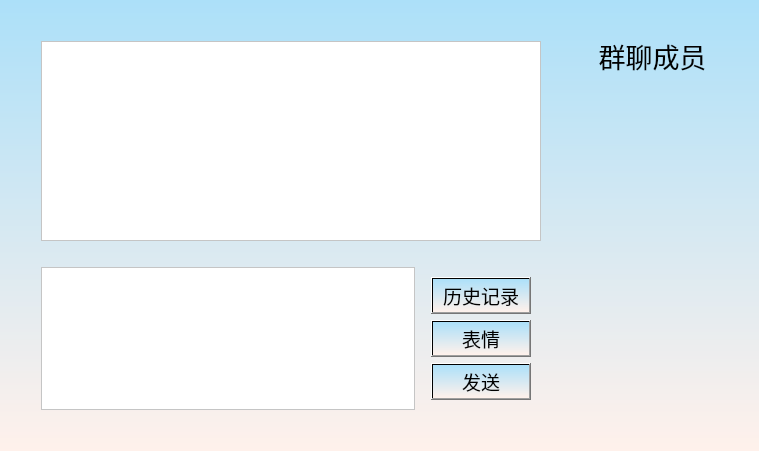
<?xml version="1.0" encoding="UTF-8"?>
<ui version="4.0">
 <class>MYDialog</class>
 <widget class="QDialog" name="MYDialog">
  <property name="geometry">
   <rect>
    <x>0</x>
    <y>0</y>
    <width>759</width>
    <height>435</height>
   </rect>
  </property>
  <property name="windowTitle">
   <string>聊天</string>
  </property>
  <property name="styleSheet">
   <string notr="true">background:QLinearGradient(spread:pad,x1:0,y1:0,x2:0,y2:1,stop:0 #ace0f9,stop:1 #fff1eb)</string>
  </property>
  <layout class="QGridLayout" name="gridLayout">
   <item row="0" column="0">
    <layout class="QHBoxLayout" name="horizontalLayout">
     <property name="leftMargin">
      <number>10</number>
     </property>
     <property name="topMargin">
      <number>10</number>
     </property>
     <property name="rightMargin">
      <number>10</number>
     </property>
     <property name="bottomMargin">
      <number>10</number>
     </property>
     <item>
      <layout class="QVBoxLayout" name="verticalLayout_2">
       <property name="leftMargin">
        <number>10</number>
       </property>
       <property name="topMargin">
        <number>10</number>
       </property>
       <property name="rightMargin">
        <number>10</number>
       </property>
       <property name="bottomMargin">
        <number>10</number>
       </property>
       <item>
        <layout class="QHBoxLayout" name="horizontalLayout_5">
         <property name="leftMargin">
          <number>10</number>
         </property>
         <property name="topMargin">
          <number>10</number>
         </property>
         <property name="rightMargin">
          <number>10</number>
         </property>
         <property name="bottomMargin">
          <number>10</number>
         </property>
         <item>
          <widget class="QTextBrowser" name="textBrowser">
           <property name="minimumSize">
            <size>
             <width>500</width>
             <height>200</height>
            </size>
           </property>
           <property name="font">
            <font>
             <family>Agency FB</family>
             <pointsize>16</pointsize>
            </font>
           </property>
           <property name="styleSheet">
            <string notr="true">background-color: rgb(255, 255, 255);</string>
           </property>
          </widget>
         </item>
        </layout>
       </item>
       <item>
        <layout class="QHBoxLayout" name="horizontalLayout_4" stretch="0,0">
         <property name="leftMargin">
          <number>10</number>
         </property>
         <property name="topMargin">
          <number>10</number>
         </property>
         <property name="rightMargin">
          <number>10</number>
         </property>
         <property name="bottomMargin">
          <number>10</number>
         </property>
         <item>
          <widget class="QPlainTextEdit" name="plainTextEdit">
           <property name="minimumSize">
            <size>
             <width>0</width>
             <height>90</height>
            </size>
           </property>
           <property name="font">
            <font>
             <family>Agency FB</family>
             <pointsize>16</pointsize>
            </font>
           </property>
           <property name="styleSheet">
            <string notr="true">background-color: rgb(255, 255, 255);</string>
           </property>
          </widget>
         </item>
         <item>
          <layout class="QVBoxLayout" name="verticalLayout_3">
           <property name="leftMargin">
            <number>10</number>
           </property>
           <property name="topMargin">
            <number>10</number>
           </property>
           <property name="rightMargin">
            <number>10</number>
           </property>
           <property name="bottomMargin">
            <number>10</number>
           </property>
           <item>
            <widget class="QPushButton" name="pushButtonHistory">
             <property name="minimumSize">
              <size>
               <width>100</width>
               <height>0</height>
              </size>
             </property>
             <property name="font">
              <font>
               <family>Agency FB</family>
               <pointsize>14</pointsize>
              </font>
             </property>
             <property name="cursor">
              <cursorShape>PointingHandCursor</cursorShape>
             </property>
             <property name="text">
              <string>历史记录</string>
             </property>
             <property name="autoDefault">
              <bool>false</bool>
             </property>
            </widget>
           </item>
           <item>
            <widget class="QPushButton" name="pushButton">
             <property name="minimumSize">
              <size>
               <width>100</width>
               <height>0</height>
              </size>
             </property>
             <property name="font">
              <font>
               <family>Agency FB</family>
               <pointsize>14</pointsize>
              </font>
             </property>
             <property name="cursor">
              <cursorShape>PointingHandCursor</cursorShape>
             </property>
             <property name="text">
              <string>表情</string>
             </property>
            </widget>
           </item>
           <item>
            <widget class="QPushButton" name="pushButtonSend">
             <property name="minimumSize">
              <size>
               <width>100</width>
               <height>0</height>
              </size>
             </property>
             <property name="font">
              <font>
               <family>Agency FB</family>
               <pointsize>14</pointsize>
              </font>
             </property>
             <property name="cursor">
              <cursorShape>PointingHandCursor</cursorShape>
             </property>
             <property name="text">
              <string>发送</string>
             </property>
             <property name="checkable">
              <bool>false</bool>
             </property>
             <property name="autoDefault">
              <bool>false</bool>
             </property>
             <property name="default">
              <bool>false</bool>
             </property>
             <property name="flat">
              <bool>false</bool>
             </property>
            </widget>
           </item>
          </layout>
         </item>
        </layout>
       </item>
      </layout>
     </item>
     <item>
      <layout class="QVBoxLayout" name="verticalLayout">
       <property name="leftMargin">
        <number>10</number>
       </property>
       <property name="topMargin">
        <number>10</number>
       </property>
       <property name="rightMargin">
        <number>10</number>
       </property>
       <property name="bottomMargin">
        <number>10</number>
       </property>
       <item>
        <widget class="QLabel" name="label">
         <property name="minimumSize">
          <size>
           <width>150</width>
           <height>50</height>
          </size>
         </property>
         <property name="maximumSize">
          <size>
           <width>16777215</width>
           <height>16777215</height>
          </size>
         </property>
         <property name="font">
          <font>
           <family>Agency FB</family>
           <pointsize>20</pointsize>
          </font>
         </property>
         <property name="styleSheet">
          <string notr="true">background:transparent</string>
         </property>
         <property name="text">
          <string>&lt;html&gt;&lt;head/&gt;&lt;body&gt;&lt;p align=&quot;center&quot;&gt;群聊成员&lt;/p&gt;&lt;/body&gt;&lt;/html&gt;</string>
         </property>
        </widget>
       </item>
       <item>
        <widget class="QTextBrowser" name="textBrowserMember">
         <property name="minimumSize">
          <size>
           <width>150</width>
           <height>300</height>
          </size>
         </property>
         <property name="maximumSize">
          <size>
           <width>16777215</width>
           <height>16777215</height>
          </size>
         </property>
         <property name="font">
          <font>
           <family>Agency FB</family>
           <pointsize>20</pointsize>
          </font>
         </property>
         <property name="styleSheet">
          <string notr="true">background:transparent</string>
         </property>
        </widget>
       </item>
      </layout>
     </item>
    </layout>
   </item>
  </layout>
 </widget>
 <resources/>
 <connections/>
</ui>
